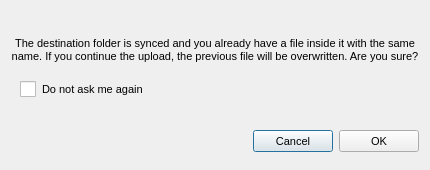
<?xml version="1.0" encoding="UTF-8"?>
<ui version="4.0">
 <class>MessageBox</class>
 <widget class="QDialog" name="MessageBox">
  <property name="geometry">
   <rect>
    <x>0</x>
    <y>0</y>
    <width>430</width>
    <height>170</height>
   </rect>
  </property>
  <property name="minimumSize">
   <size>
    <width>430</width>
    <height>170</height>
   </size>
  </property>
  <property name="maximumSize">
   <size>
    <width>564</width>
    <height>170</height>
   </size>
  </property>
  <property name="windowTitle">
   <string>Warning</string>
  </property>
  <property name="styleSheet">
   <string notr="true">QWidget
{
font-size: 11px;
}

QCheckBox::indicator {
     width: 16px;
     height: 16px;
 }

QRadioButton::indicator {
     width: 16px;
     height: 16px;
 }

QScrollBar:horizontal {
height: 16px;
}

QPushButton
{
    min-height: 14px;
	height: 14px;
}

#cDefaultPath
{
    spacing: 10px;
}

#bChange
{
}
</string>
  </property>
  <layout class="QVBoxLayout" name="verticalLayout">
   <property name="topMargin">
    <number>0</number>
   </property>
   <property name="bottomMargin">
    <number>0</number>
   </property>
   <item>
    <widget class="QLabel" name="label">
     <property name="minimumSize">
      <size>
       <width>0</width>
       <height>51</height>
      </size>
     </property>
     <property name="maximumSize">
      <size>
       <width>16777215</width>
       <height>51</height>
      </size>
     </property>
     <property name="font">
      <font>
       <pointsize>-1</pointsize>
      </font>
     </property>
     <property name="focusPolicy">
      <enum>Qt::StrongFocus</enum>
     </property>
     <property name="layoutDirection">
      <enum>Qt::LeftToRight</enum>
     </property>
     <property name="text">
      <string>The destination folder is synced and you already have a file inside it with the same name. If you continue the upload, the previous file will be overwritten. Are you sure?</string>
     </property>
     <property name="alignment">
      <set>Qt::AlignBottom|Qt::AlignHCenter</set>
     </property>
     <property name="wordWrap">
      <bool>true</bool>
     </property>
     <property name="indent">
      <number>0</number>
     </property>
    </widget>
   </item>
   <item>
    <widget class="QCheckBox" name="cDefaultOption">
     <property name="enabled">
      <bool>true</bool>
     </property>
     <property name="styleSheet">
      <string notr="true">margin-left: 9px;</string>
     </property>
     <property name="text">
      <string>Do not ask me again</string>
     </property>
     <property name="checked">
      <bool>false</bool>
     </property>
    </widget>
   </item>
   <item>
    <widget class="QWidget" name="bLayout" native="true">
     <property name="maximumSize">
      <size>
       <width>16777215</width>
       <height>40</height>
      </size>
     </property>
     <layout class="QHBoxLayout" name="horizontalLayout_2">
      <property name="spacing">
       <number>6</number>
      </property>
      <property name="leftMargin">
       <number>0</number>
      </property>
      <property name="topMargin">
       <number>12</number>
      </property>
      <property name="rightMargin">
       <number>0</number>
      </property>
      <property name="bottomMargin">
       <number>0</number>
      </property>
      <item>
       <spacer name="horizontalSpacer">
        <property name="orientation">
         <enum>Qt::Horizontal</enum>
        </property>
        <property name="sizeHint" stdset="0">
         <size>
          <width>40</width>
          <height>20</height>
         </size>
        </property>
       </spacer>
      </item>
      <item>
       <widget class="QPushButton" name="bCancel">
        <property name="text">
         <string>Cancel</string>
        </property>
       </widget>
      </item>
      <item>
       <widget class="QPushButton" name="bOK">
        <property name="text">
         <string>OK</string>
        </property>
       </widget>
      </item>
     </layout>
    </widget>
   </item>
  </layout>
 </widget>
 <tabstops>
  <tabstop>label</tabstop>
  <tabstop>cDefaultOption</tabstop>
  <tabstop>bCancel</tabstop>
  <tabstop>bOK</tabstop>
 </tabstops>
 <resources/>
 <connections>
  <connection>
   <sender>bCancel</sender>
   <signal>clicked()</signal>
   <receiver>MessageBox</receiver>
   <slot>reject()</slot>
   <hints>
    <hint type="sourcelabel">
     <x>383</x>
     <y>151</y>
    </hint>
    <hint type="destinationlabel">
     <x>214</x>
     <y>89</y>
    </hint>
   </hints>
  </connection>
  <connection>
   <sender>bOK</sender>
   <signal>clicked()</signal>
   <receiver>MessageBox</receiver>
   <slot>accept()</slot>
   <hints>
    <hint type="sourcelabel">
     <x>377</x>
     <y>140</y>
    </hint>
    <hint type="destinationlabel">
     <x>214</x>
     <y>84</y>
    </hint>
   </hints>
  </connection>
 </connections>
</ui>
